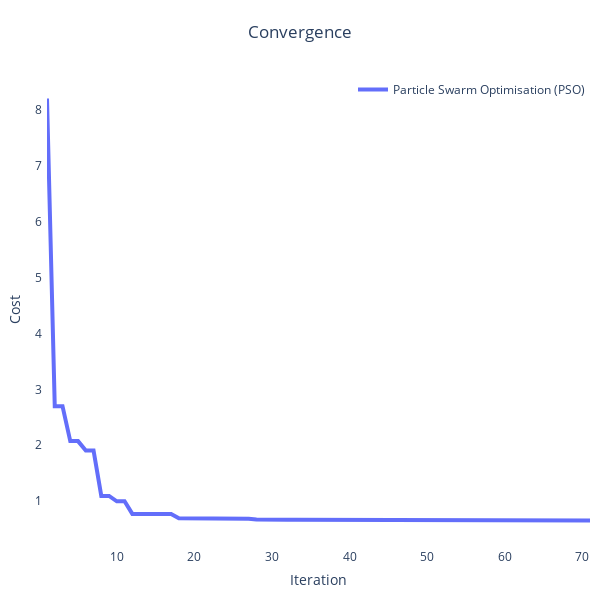
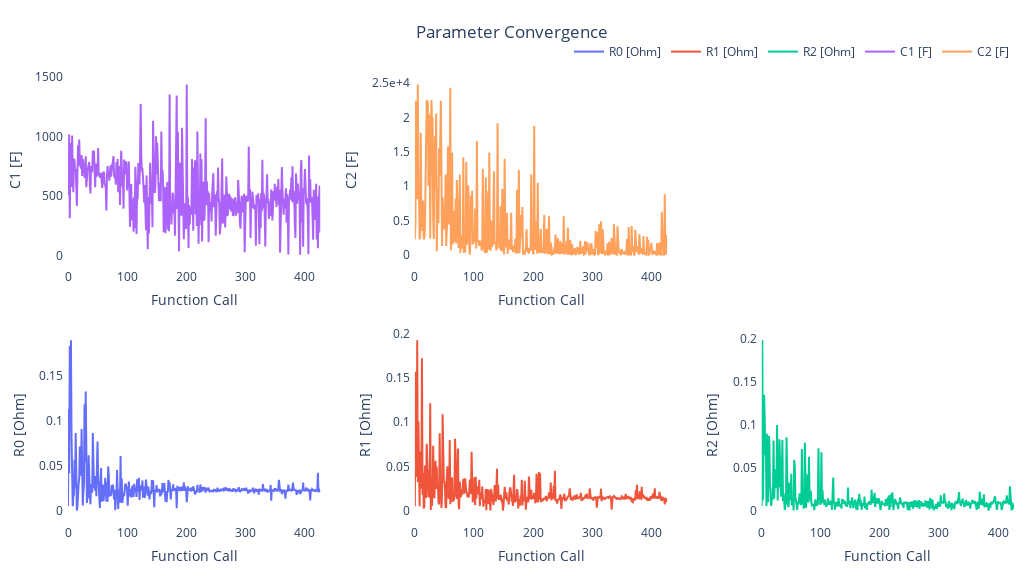

The code cell stored with these charts, in order, in its notebook:
### Code cell
pybop.plot.convergence(optim)
pybop.plot.parameters(optim);

### Figure 1 — Plotly figure (JSON) as saved in the notebook; plotly's stock layout.template omitted (floating-point values rounded to 4 significant figures)
{"data": [{"line": {"width": 4}, "mode": "lines", "name": "Particle Swarm Optimisation (PSO)", "type": "scatter", "x": [1, 2, 3, 4, 5, 6, 7, 8, 9, 10, 11, 12, 13, 14, 15, 16, 17, 18, 19, 20, 21, 22, 23, 24, 25, 26, 27, 28, 29, 30, 31, 32, 33, 34, 35, 36, 37, 38, 39, 40, 41, 42, 43, 44, 45, 46, 47, 48, 49, 50, 51, 52, 53, 54, 55, 56, 57, 58, 59, 60, 61, 62, 63, 64, 65, 66, 67, 68, 69, 70, 71], "y": [8.212, 2.698, 2.698, 2.072, 2.072, 1.904, 1.904, 1.09, 1.09, 0.9933, 0.9933, 0.7678, 0.7678, 0.7678, 0.7678, 0.7678, 0.7678, 0.6902, 0.6902, 0.6811, 0.6811, 0.6811, 0.6811, 0.6811, 0.6811, 0.6811, 0.6811, 0.668, 0.663, 0.663, 0.663, 0.663, 0.6619, 0.6619, 0.6619, 0.6619, 0.6593, 0.6593, 0.6572, 0.6572, 0.6508, 0.6508, 0.6508, 0.6508, 0.6508, 0.6508, 0.6508, 0.649, 0.649, 0.649, 0.649, 0.649, 0.649, 0.649, 0.649, 0.649, 0.649, 0.649, 0.649, 0.649, 0.649, 0.649, 0.649, 0.649, 0.649, 0.649, 0.649, 0.649, 0.649, 0.6485, 0.6485]}], "layout": {"autosize": false, "height": 600, "legend": {"font": {"size": 12}, "x": 1, "xanchor": "right", "y": 1, "yanchor": "top"}, "margin": {"b": 10, "l": 10, "pad": 4, "r": 10, "t": 75}, "plot_bgcolor": "white", "showlegend": true, "title": {"text": "Convergence", "x": 0.5}, "width": 600, "xaxis": {"exponentformat": "e", "showexponent": "last", "tickfont": {"size": 12}, "title": {"text": "Iteration"}}, "yaxis": {"exponentformat": "e", "showexponent": "last", "tickfont": {"size": 12}, "title": {"text": "Cost"}}}}

### Figure 2 — Plotly figure (JSON) as saved in the notebook; plotly's stock layout.template omitted (floating-point values rounded to 4 significant figures; data arrays with more than 128 entries replaced by an {"elided": "..."} marker saying what was removed)
{"data": [{"line": {"width": 2}, "mode": "lines", "name": "R0 [Ohm]", "type": "scatter", "x": {"elided": "428 int values"}, "xaxis": "x", "y": {"elided": "428 float values"}, "yaxis": "y"}, {"line": {"width": 2}, "mode": "lines", "name": "R1 [Ohm]", "type": "scatter", "x": {"elided": "428 int values"}, "xaxis": "x2", "y": {"elided": "428 float values"}, "yaxis": "y2"}, {"line": {"width": 2}, "mode": "lines", "name": "R2 [Ohm]", "type": "scatter", "x": {"elided": "428 int values"}, "xaxis": "x3", "y": {"elided": "428 float values"}, "yaxis": "y3"}, {"line": {"width": 2}, "mode": "lines", "name": "C1 [F]", "type": "scatter", "x": {"elided": "428 int values"}, "xaxis": "x4", "y": {"elided": "428 float values"}, "yaxis": "y4"}, {"line": {"width": 2}, "mode": "lines", "name": "C2 [F]", "type": "scatter", "x": {"elided": "428 int values"}, "xaxis": "x5", "y": {"elided": "428 float values"}, "yaxis": "y5"}], "layout": {"autosize": false, "height": 576, "legend": {"orientation": "h", "x": 1, "xanchor": "right", "y": 1.02, "yanchor": "bottom"}, "margin": {"b": 10, "l": 10, "pad": 4, "r": 10, "t": 75}, "plot_bgcolor": "white", "showlegend": true, "title": {"text": "Parameter Convergence", "x": 0.5}, "width": 1024, "xaxis": {"anchor": "y", "domain": [0, 0.2667], "exponentformat": "e", "showexponent": "last", "tickfont": {"size": 12}, "title": {"font": {"size": 14}, "text": "Function Call"}}, "xaxis2": {"anchor": "y2", "domain": [0.3667, 0.6333], "title": {"text": "Function Call"}}, "xaxis3": {"anchor": "y3", "domain": [0.7333, 1], "title": {"text": "Function Call"}}, "xaxis4": {"anchor": "y4", "domain": [0, 0.2667], "title": {"text": "Function Call"}}, "xaxis5": {"anchor": "y5", "domain": [0.3667, 0.6333], "title": {"text": "Function Call"}}, "xaxis6": {"anchor": "y6", "domain": [0.7333, 1]}, "yaxis": {"anchor": "x", "domain": [0, 0.425], "exponentformat": "e", "showexponent": "last", "tickfont": {"size": 12}, "title": {"font": {"size": 14}, "text": "R0 [Ohm]"}}, "yaxis2": {"anchor": "x2", "domain": [0, 0.425], "exponentformat": "e", "showexponent": "last", "title": {"text": "R1 [Ohm]"}}, "yaxis3": {"anchor": "x3", "domain": [0, 0.425], "exponentformat": "e", "showexponent": "last", "title": {"text": "R2 [Ohm]"}}, "yaxis4": {"anchor": "x4", "domain": [0.575, 1], "exponentformat": "e", "showexponent": "last", "title": {"text": "C1 [F]"}}, "yaxis5": {"anchor": "x5", "domain": [0.575, 1], "exponentformat": "e", "showexponent": "last", "title": {"text": "C2 [F]"}}, "yaxis6": {"anchor": "x6", "domain": [0.575, 1]}}}
